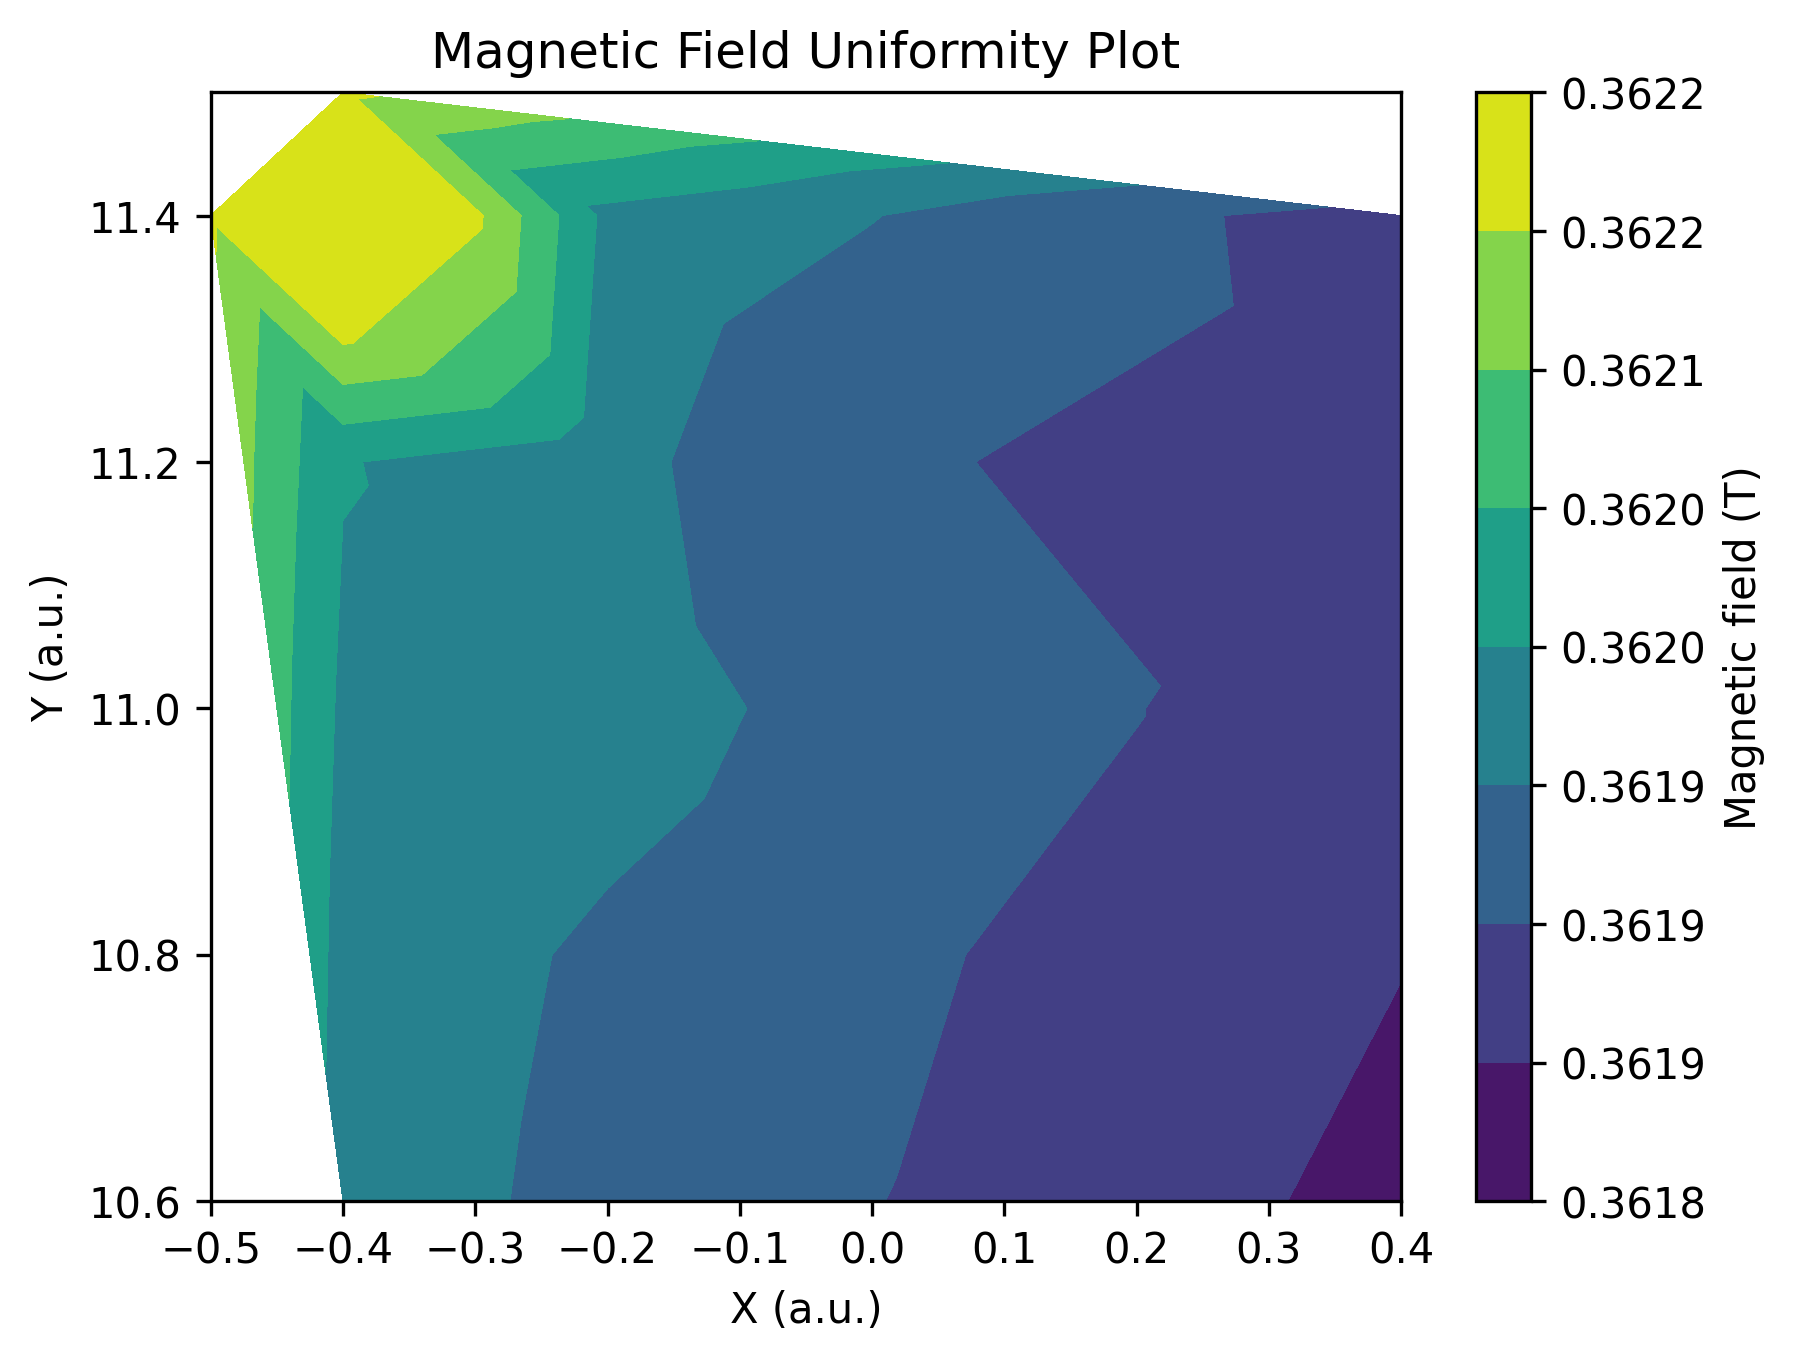

Recreate this plot in Python.
import matplotlib.pyplot as plt # matplotlib is the plotting package
import csv # This is for reading .csv files
import numpy as np # For large arrays and functions that operate on them
import matplotlib.tri as tri  # For triangulation


f_float = [15.41279,15.41117,15.40971,15.40791,15.40670,15.40682,15.40768,15.40902,15.41026,15.41189,15.41138,15.41062,15.40876,15.40758,15.40560,15.40544,15.40673,15.40794,15.40928,15.4110,15.41077,15.40898,15.40759,15.40600,15.40492,15.41946,15.41846,15.41846,15.4186,15.41856,15.41846]
x = [-0.4,-0.2,0.0,0.2,0.4,0.4,0.,0.0,-0.2,-0.4,-0.4,-0.2,0.0,0.2,0.4,0.4,0.2,0.0,-0.2,-0.4,-0.4,-0.2,0.0,0.2,0.4,-0.4,-0.5,-0.4,-0.3,-0.4,-0.4]
y = [11.4,11.4,11.4,11.4,11.4,11.2,11.2,11.2,11.2,11.2,11.0,11.0,11.0,11.0,11.0,10.8,10.8,10.8,10.8,10.8,10.6,10.6,10.6,10.6,10.6,11.0,11.4,11.4,11.4,11.5,11.3]
z = 2*np.pi*np.array(f_float)/(100*2.675) # Calculate b-field values

# Use triangulation for contour plotting
triang = tri.Triangulation(x, y)
plt.tricontourf(triang, z)  # Use tricontourf for unstructured data

# Add labels, colorbar, and save the plot
plt.colorbar(label="Magnetic field (T)", format="%.4f")
plt.title('Magnetic Field Uniformity Plot')
plt.xlabel('X (a.u.)')
plt.ylabel('Y (a.u.)')
plt.savefig('magnetgraph.png', dpi=300, bbox_inches='tight')
plt.show()
